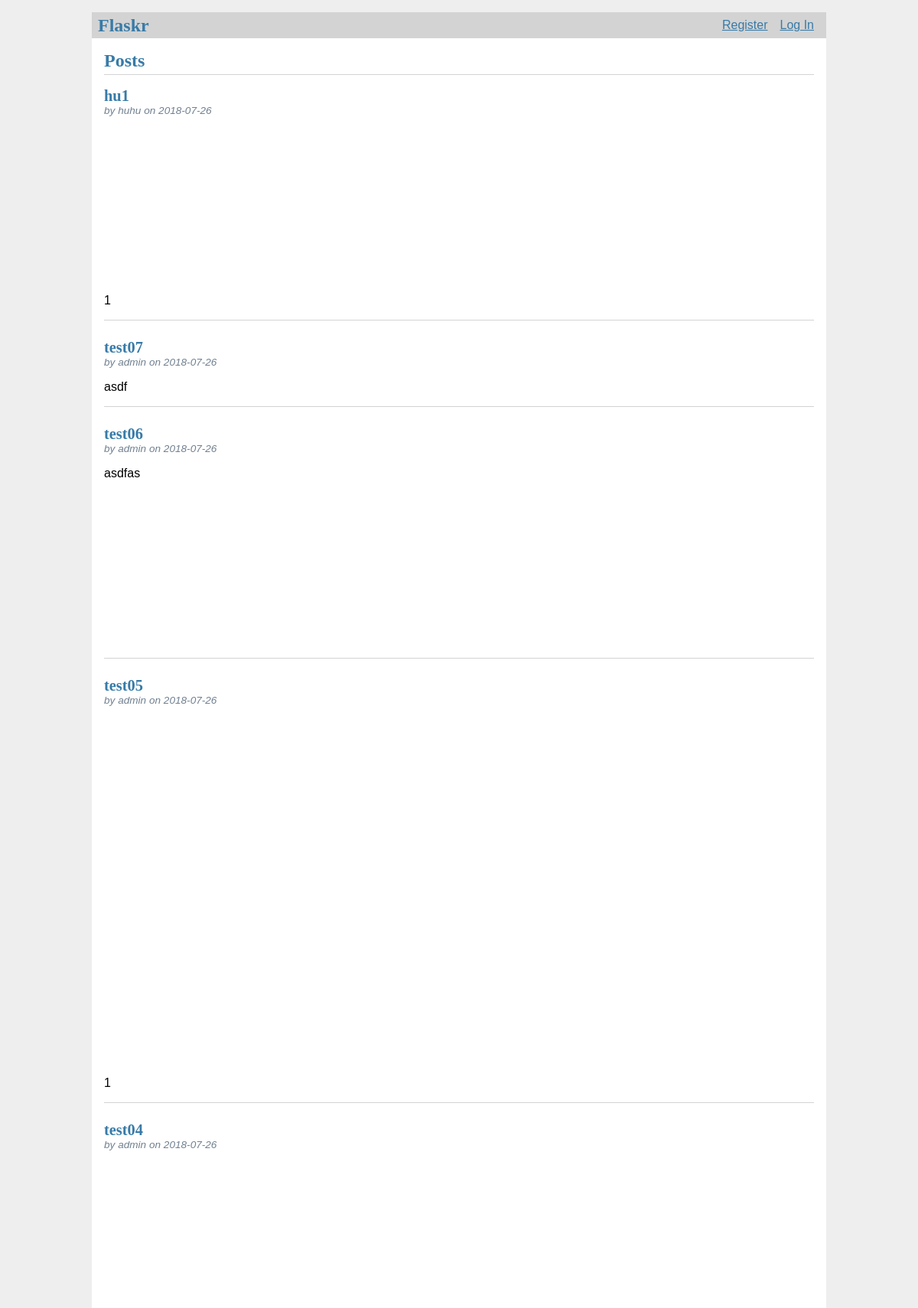
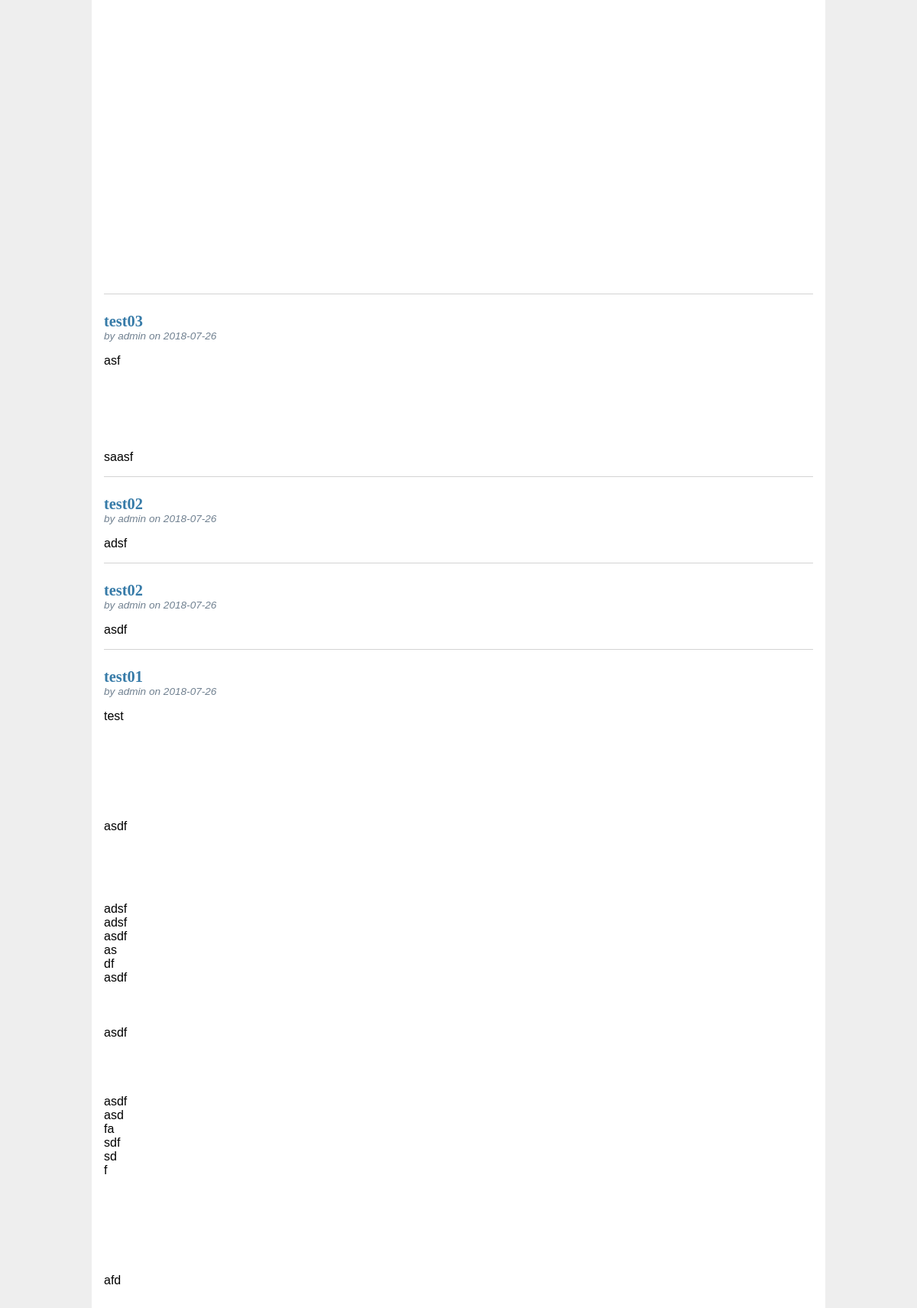
The page / on the database its author committed (2 pictures, top to bottom).
### tables this page shows
CREATE TABLE post (
  id INTEGER PRIMARY KEY AUTOINCREMENT,
  author_id INTEGER NOT NULL,
  created TIMESTAMP NOT NULL DEFAULT CURRENT_TIMESTAMP,
  title TEXT NOT NULL,
  body TEXT NOT NULL,
  FOREIGN KEY (author_id) REFERENCES user (id)
);

CREATE TABLE user (
  id INTEGER PRIMARY KEY AUTOINCREMENT,
  username TEXT UNIQUE NOT NULL,
  password TEXT NOT NULL
);

### flaskr/blog.py (the view)
@bp.route('/')
def index():
    db = get_db()
    posts = db.execute(
        'SELECT p.id, title, body, created, author_id, username'
        ' FROM post p JOIN user u ON p.author_id = u.id'
        ' ORDER BY created DESC'
    ).fetchall()
    return render_template('blog/index.html', posts=posts)

### flaskr/auth.py (called while the page is built)
@bp.before_app_request
def load_logged_in_user():
    user_id = session.get('user_id')
    if user_id is None:
        g.user = None
    else:
        g.user = get_db().execute(
            'SELECT * FROM user WHERE id = ?', (user_id,)
        ).fetchone()

### flaskr/db.py (called while the page is built)
def get_db():
    if 'db' not in g:
        g.db = sqlite3.connect(
            current_app.config['DATABASE'],
            detect_types=sqlite3.PARSE_DECLTYPES
        )
        g.db.row_factory = sqlite3.Row
    return g.db

### flaskr/templates/blog/index.html (shortened to what this page needs)
{% extends 'base.html' %}
{% block header %}
    <h1>{% block title %}Posts{% endblock %}</h1>
{% endblock %}
{% block content %}
    {% for post in posts %}
        <article class="post">
            <header>
                <div>
                    <h1>{{ post['title'] }}</h1>
                    <div class="about">by {{ post['username'] }} on {{ post['created'].strftime('%Y-%m-%d') }}</div>
                </div>
            </header>
            <p class="body">{{ post['body'] }}</p>
        </article>
        {% if not loop.last %}
            <hr>
        {% endif %}
    {% endfor %}
{% endblock %}

### flaskr/templates/base.html (shortened to what this page needs)
<!doctype html>
<link rel="stylesheet" href="{{ url_for('static', filename='style.css') }}">
<nav>
  <h1>Flaskr</h1>
  <ul>
    {% if g.user %}
      <li><span>{{ g.user['username'] }}</span>
      <li><a href="{{ url_for('auth.logout') }}">Log Out</a>
    {% else %}
      <li><a href="{{ url_for('auth.register') }}">Register</a>
      <li><a href="{{ url_for('auth.login') }}">Log In</a>
    {% endif %}
  </ul>
</nav>
<section class="content">
  <header>
    {% block header %}{% endblock %}
  </header>
  {% block content %}{% endblock %}
</section>

### flaskr/static/style.css (style rules this page uses)
h1 { font-family: serif; color: #377ba8; margin: 1rem 0; }
a { color: #377ba8; }
hr { border: none; border-top: 1px solid lightgray; }
nav { background: lightgray; display: flex; align-items: center; padding: 0 0.5rem; }
nav h1 { flex: auto; margin: 0; }
nav ul { display: flex; list-style: none; margin: 0; padding: 0; }
nav ul li a, nav ul li span, header .action { display: block; padding: 0.5rem; }
.content { padding: 0 1rem 1rem; }
.content > header { border-bottom: 1px solid lightgray; display: flex; align-items: flex-end; }
.content > header h1 { flex: auto; margin: 1rem 0 0.25rem 0; }
.post > header { display: flex; align-items: flex-end; font-size: 0.85em; }
.post > header > div:first-of-type { flex: auto; }
.post > header h1 { font-size: 1.5em; margin-bottom: 0; }
.post .about { color: slategray; font-style: italic; }
.post .body { white-space: pre-line; }
.content:last-child { margin-bottom: 0; }

### rows shown on the page
post: title "hu1", username "huhu", created "2018-07-26", body "1"
post: title "test07", username "admin", created "2018-07-26", body "asdf"
post: title "test06", username "admin", created "2018-07-26", body "asdfas"
post: title "test05", username "admin", created "2018-07-26", body "1"
post: title "test04", username "admin", created "2018-07-26"
post: title "test03", username "admin", created "2018-07-26", body "asf saasf"
post: title "test02", username "admin", created "2018-07-26", body "adsf"
post: title "test02", username "admin", created "2018-07-26", body "asdf"
post: title "test01", username "admin", created "2018-07-26", body "test asdf adsf adsf asdf as df asdf asdf asdf asd fa sdf sd f afd"
